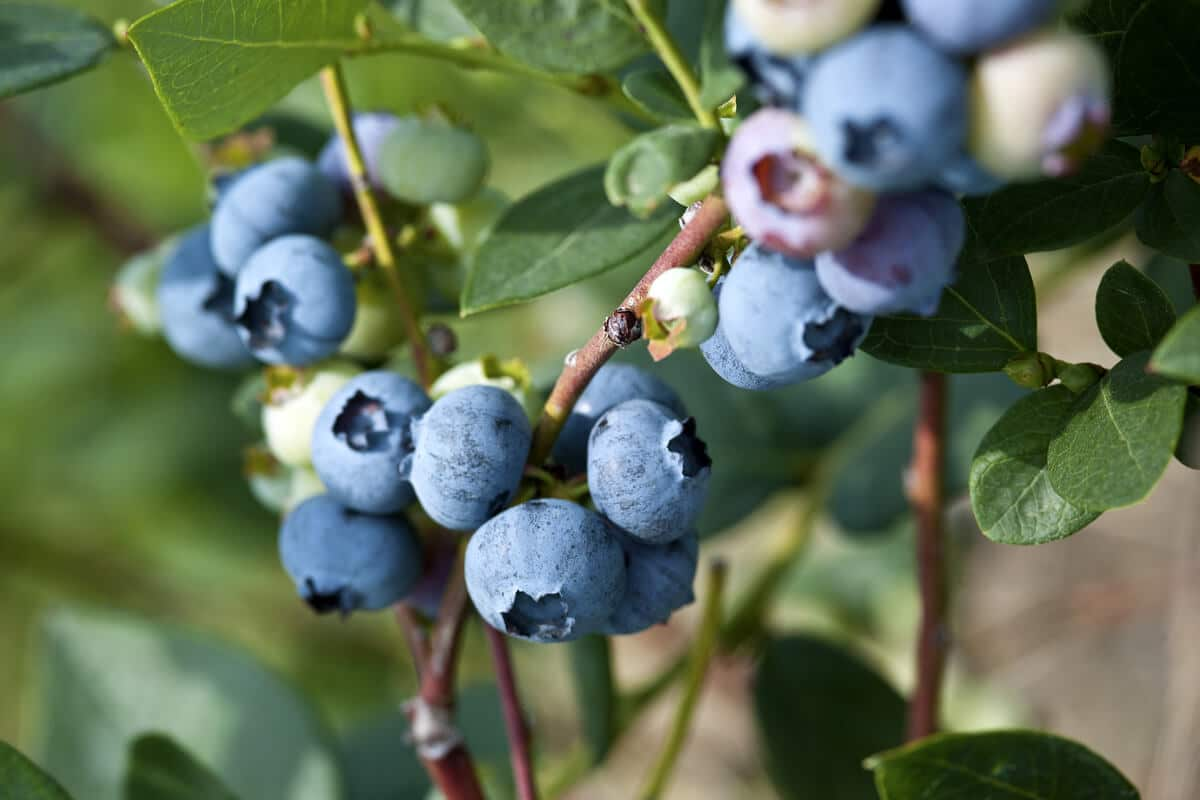
#> input picture Dataset/arandano.jpg, 1200 x 800 px, found by its file name
$ python Gabor_Python.py
#> lines starting #> are read from the running program, lines starting #| are printed output that depends on the picture
import numpy as np
import matplotlib.pyplot as plt
from skimage import io, color
from skimage.filters import gabor

# Parámetros del filtro de Gabor
lambda_ = 2.0       # Longitud de onda
theta = np.pi / 4   # Ángulo en radianes (45 grados)

# Cargar y procesar la imagen
image_paths = [
    r'C:\Users\Lenovo\OneDrive\Escritorio\Gabor Filter\Dataset\arandano.jpg',
    r'C:\Users\Lenovo\OneDrive\Escritorio\Gabor Filter\Dataset\oso.jpg',
    r'C:\Users\Lenovo\OneDrive\Escritorio\Gabor Filter\Dataset\caballo.jpg',
    r'C:\Users\Lenovo\OneDrive\Escritorio\Gabor Filter\Dataset\estrella.jpg',
    r'C:\Users\Lenovo\OneDrive\Escritorio\Gabor Filter\Dataset\koala.jpg',
    r'C:\Users\Lenovo\OneDrive\Escritorio\Gabor Filter\Dataset\flor.jpg',
    r'C:\Users\Lenovo\OneDrive\Escritorio\Gabor Filter\Dataset\rostro.jpg',
    r'C:\Users\Lenovo\OneDrive\Escritorio\Gabor Filter\Dataset\_lena.png',
    r'C:\Users\Lenovo\OneDrive\Escritorio\Gabor Filter\Dataset\frutas.png',
]

for image_path in image_paths:
    # Cargar imagen y convertir a escala de grises
    image = io.imread(image_path, as_gray=True)
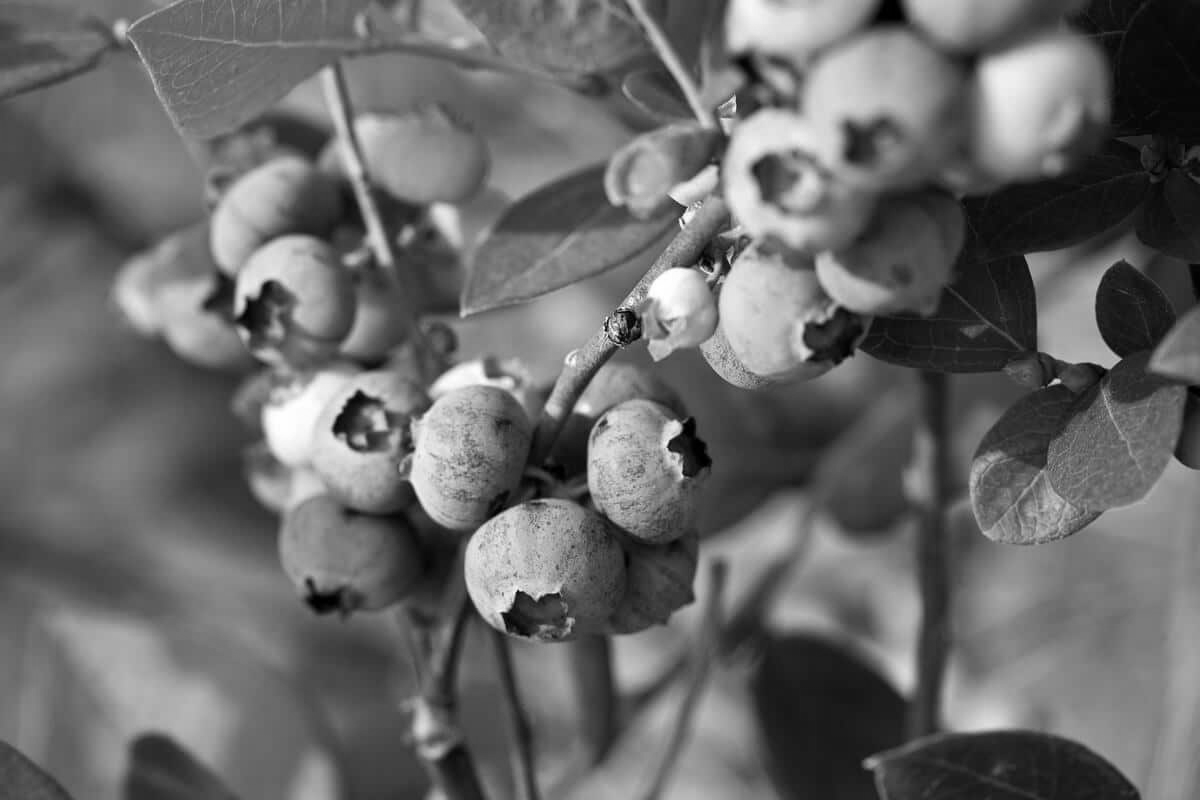
#> image: shape (800, 1200) float64; min 0, max 1, mean 0.414

    # Aplicar padding a la imagen
    padding = 1
    image_padded = np.pad(image, pad_width=((padding, padding), (padding, padding)), mode='constant', constant_values=0)

    # Aplicar el filtro de Gabor utilizando la función de scikit-image
    convoluted_image_real, convoluted_image_imag = gabor(image_padded, frequency=1/lambda_, theta=theta)
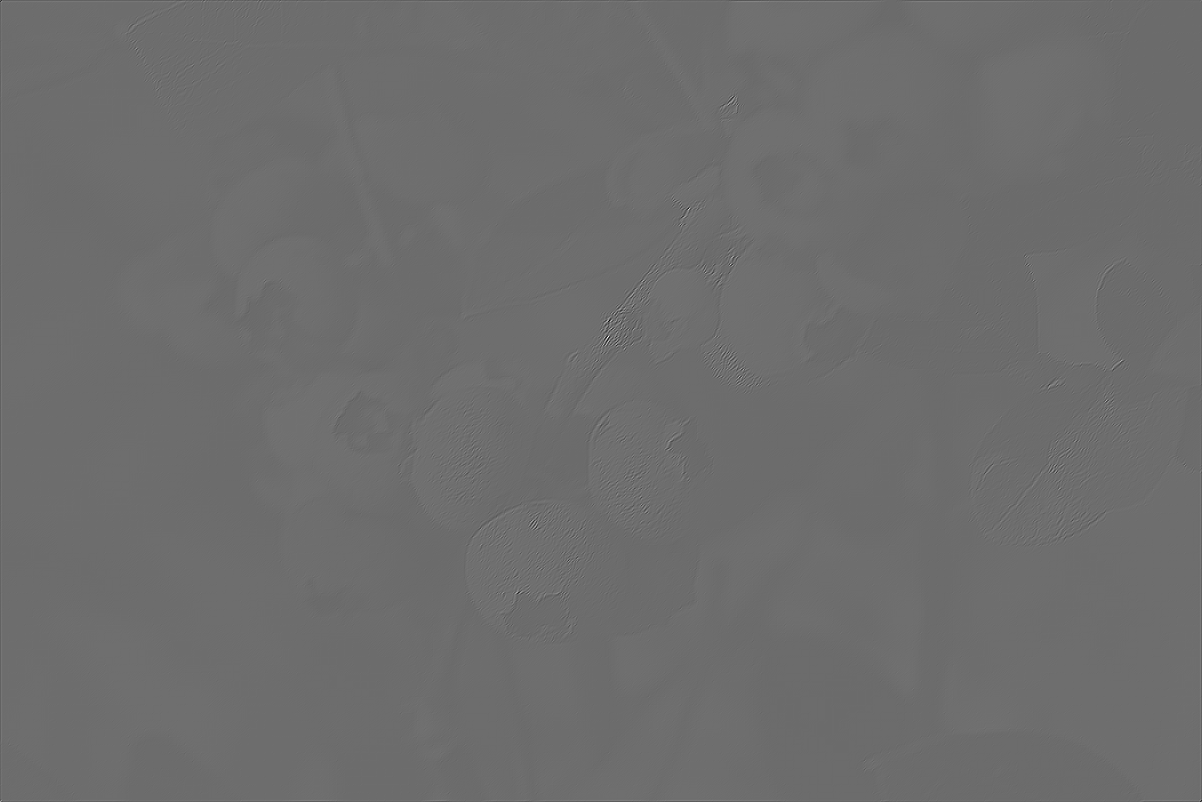
#> convoluted_image_real: shape (802, 1202) float64; min -0.0396, max 0.0544, mean 0.000845; drawn with min black and max white

    # Recortar el padding
    convoluted_image_real = convoluted_image_real[padding:-padding, padding:-padding]
#> convoluted_image_real: shape (800, 1200) float64
    convoluted_image_imag = convoluted_image_imag[padding:-padding, padding:-padding]
#> convoluted_image_imag: shape (800, 1200) float64

    # Calcular la magnitud de la parte real e imaginaria
    convoluted_image_magnitude = np.sqrt(convoluted_image_real**2 + convoluted_image_imag**2)
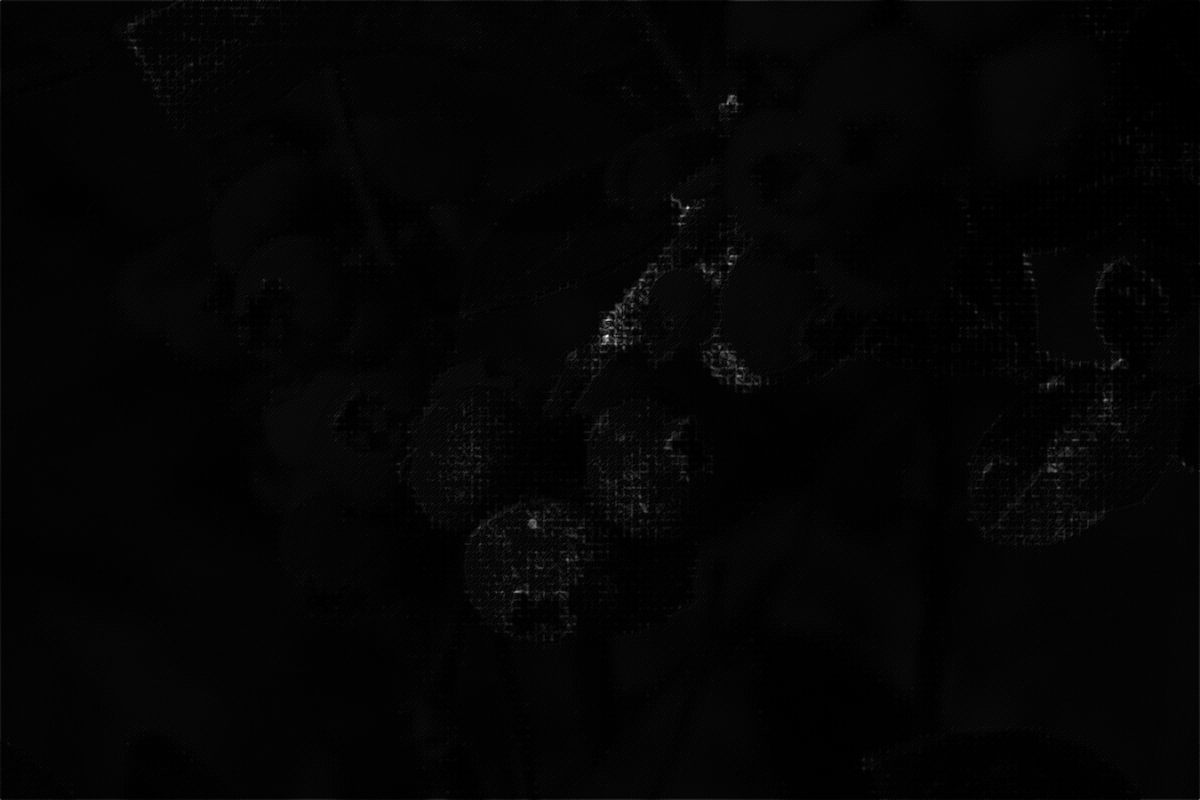
#> convoluted_image_magnitude: shape (800, 1200) float64; min 1.59e-07, max 0.0575, mean 0.00108; drawn with min black and max white

    # Graficar el filtro de Gabor y la imagen convolucionada
    fig, ax = plt.subplots(1, 3, figsize=(21, 7))

    # Imagen original
    ax[0].imshow(image, cmap='gray')
    ax[0].set_title('Imagen Original')
    ax[0].axis('off')

    # Imagen convolucionada (parte real)
    ax[1].imshow(convoluted_image_real, cmap='gray')
    ax[1].set_title('Parte Real de la Convolución')
    ax[1].axis('off')

    # Imagen convolucionada (magnitud)
    ax[2].imshow(convoluted_image_magnitude, cmap='gray')
    ax[2].set_title('Magnitud de la Convolución')
    ax[2].axis('off')

    plt.tight_layout()
    plt.show()
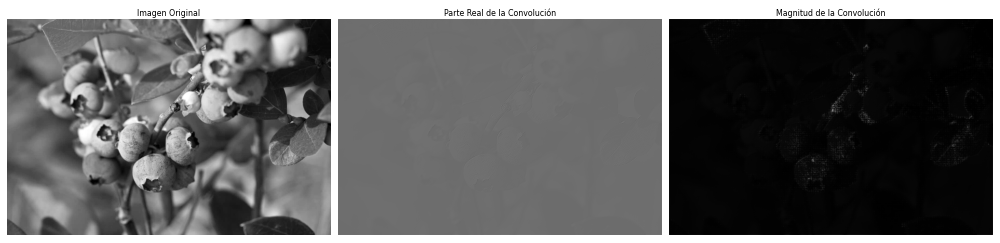
#> figure drawn by matplotlib, 3 panels
#> pass 2 of the loop `for image_path in image_paths:`:
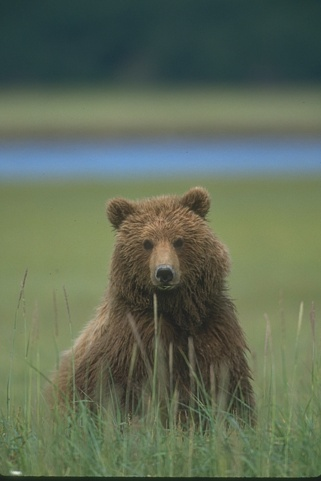
#> input picture Dataset/oso.jpg, 321 x 481 px, found by its file name
#> image: shape (481, 321) float64
#> image_padded: shape (483, 323) float64
#> `convoluted_image_real, convoluted_image_imag = gabor(image_padded, fre..`:
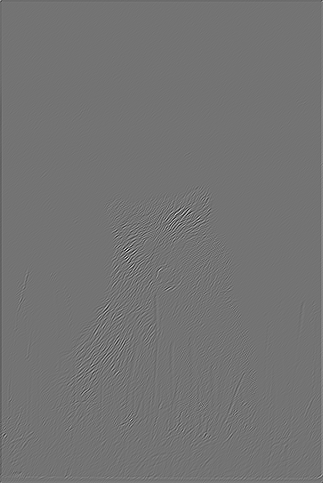
#> convoluted_image_imag: shape (483, 323) float64; min -0.0278, max 0.0333, mean -1.11e-06; drawn with min black and max white
#> `convoluted_image_magnitude = np.sqrt(convoluted_image_real**2 + convol..`:
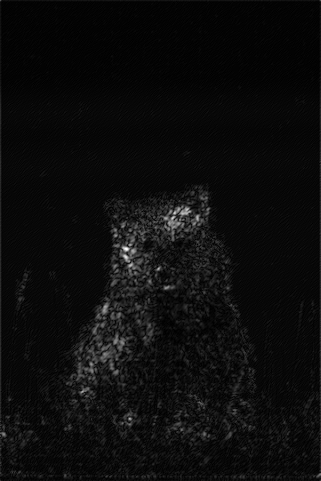
#> convoluted_image_magnitude: shape (481, 321) float64; min 4.38e-06, max 0.0342, mean 0.00173; drawn with min black and max white
#> pass 3 of the loop `for image_path in image_paths:`:
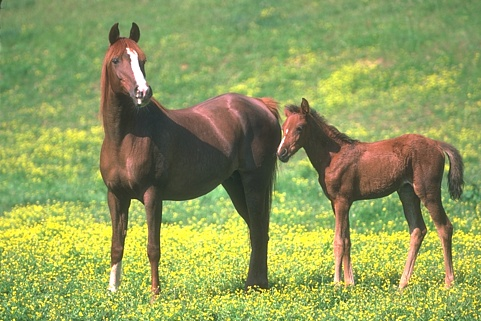
#> input picture Dataset/caballo.jpg, 481 x 321 px, found by its file name
#> image: shape (321, 481) float64
#> image_padded: shape (323, 483) float64
#> `convoluted_image_imag = convoluted_image_imag[padding:-padding, paddin..`:
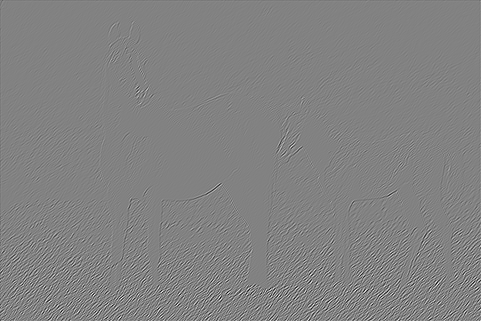
#> convoluted_image_imag: shape (321, 481) float64; min -0.0632, max 0.0606, mean -4.66e-07; drawn with min black and max white
#> `convoluted_image_magnitude = np.sqrt(convoluted_image_real**2 + convol..`:
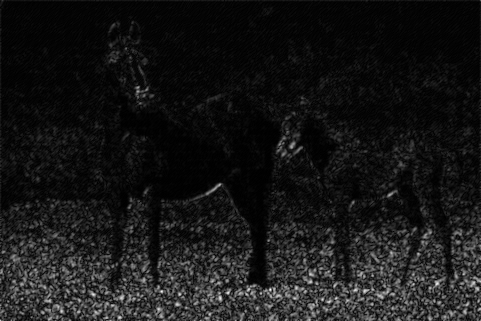
#> convoluted_image_magnitude: shape (321, 481) float64; min 5.46e-06, max 0.0746, mean 0.00685; drawn with min black and max white
#> (the run stopped early here; a loop or call above may not have finished)
